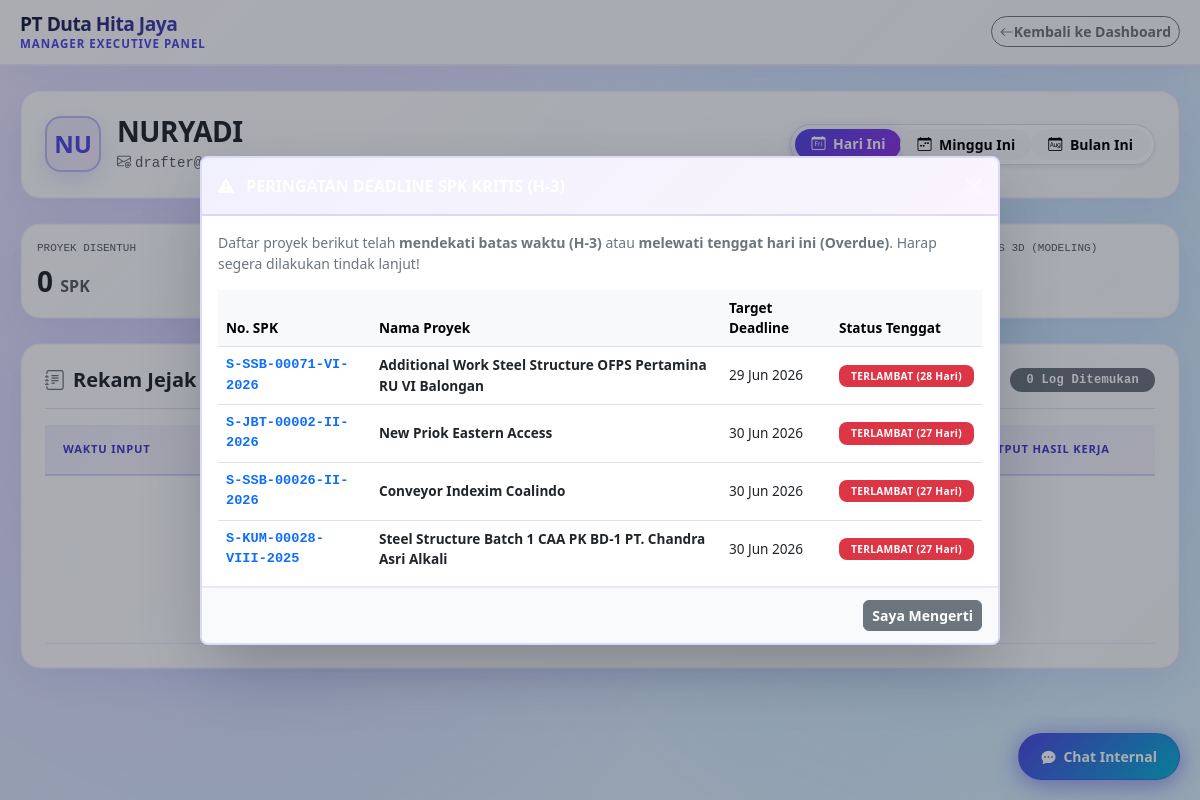
The page /manager/detail_drafter?id=21 (signed in) on the database its author committed.
### tables this page shows
CREATE TABLE `users` (
  `id_user` int(11) NOT NULL,
  `username` varchar(50) NOT NULL,
  `password` varchar(255) NOT NULL,
  `nama_lengkap` varchar(100) NOT NULL,
  `role` enum('admin','drafter','manager') NOT NULL,
  `status_akun` enum('Pending','Approved') NOT NULL DEFAULT 'Pending',
  `last_active` datetime DEFAULT NULL
);

CREATE TABLE `spk` (
  `id_spk` int(11) NOT NULL,
  `no_spk` varchar(50) NOT NULL,
  `nama_proyek` varchar(150) NOT NULL,
  `nama_client` varchar(150) DEFAULT NULL,
  `deskripsi_tugas` text NOT NULL,
  `tingkat_urgensi` enum('Normal','High','Urgent') NOT NULL DEFAULT 'Normal',
  `total_tonase` decimal(15,2) NOT NULL DEFAULT 0.00,
  `deadline` datetime DEFAULT NULL,
  `status` enum('Pending','On Progress','Paused','Completed') NOT NULL DEFAULT 'Pending',
  `tgl_input` datetime NOT NULL DEFAULT current_timestamp(),
  `tgl_mulai` datetime DEFAULT NULL,
  `tgl_selesai` datetime DEFAULT NULL,
  `id_admin` int(11) NOT NULL,
  `id_drafter` int(11) DEFAULT NULL,
  `link_drive` text DEFAULT NULL
);

### chat_and_alert_component.php (the view, shortened to what this page needs)
<?php
$where_kritis = "WHERE spk.status IN ('Pending', 'On Progress', 'Paused')
                 AND DATEDIFF(spk.deadline, CURDATE()) <= 3";
$query_alert = "SELECT spk.id_spk, spk.no_spk, spk.nama_proyek, spk.deadline, spk.status, spk.tingkat_urgensi,
                       DATEDIFF(spk.deadline, CURDATE()) AS sisa_hari
                FROM spk $where_kritis ORDER BY sisa_hari ASC";
$list_alert = $conn->query($query_alert);
$total_kritis = $list_alert ? $list_alert->num_rows : 0;
?>
<?php if ($total_kritis > 0) : ?>
<div class="modal fade" id="modalDeadlineAlert" data-bs-backdrop="static" tabindex="-1" aria-hidden="true">
    <div class="modal-dialog modal-dialog-centered modal-lg">
        <div class="modal-content border-0 shadow-lg">
            <div class="modal-header bg-danger text-white">
                <h5 class="modal-title fw-bold fs-6">
                    <i class="bi bi-exclamation-triangle-fill me-2"></i> PERINGATAN DEADLINE SPK KRITIS (H-3)
                </h5>
                <button type="button" class="btn-close btn-close-white" data-bs-dismiss="modal" aria-label="Close"></button>
            </div>
            <div class="modal-body p-3">
                <p class="text-secondary small mb-3">
                    Daftar proyek berikut telah <strong>mendekati batas waktu (H-3)</strong> atau <strong>melewati tenggat hari ini (Overdue)</strong>. Harap segera dilakukan tindak lanjut!
                </p>
                <div class="table-responsive" style="max-height: 280px;">
                    <table class="table table-hover align-middle mb-0" style="font-size: 0.85rem;">
                        <thead class="table-light">
                            <tr>
                                <th>No. SPK</th>
                                <th>Nama Proyek</th>
                                <th>Target Deadline</th>
                                <th>Status Tenggat</th>
                            </tr>
                        </thead>
                        <tbody>
                            <?php while ($row_alert = $list_alert->fetch_assoc()) :
                                $sisa = (int)$row_alert['sisa_hari'];
                                if ($sisa < 0) {
                                    $status_lbl = "<span class='badge bg-danger'>TERLAMBAT (" . abs($sisa) . " Hari)</span>";
                                } elseif ($sisa == 0) {
                                    $status_lbl = "<span class='badge bg-danger text-white fw-bold'>HARI INI DEADLINE!</span>";
                                } else {
                                    $status_lbl = "<span class='badge bg-warning text-dark'>Sisa $sisa Hari</span>";
                                }
                                $detail_link = "detail_spk?id=";
                            ?>
                                <tr>
                                    <td class="font-monospace fw-bold text-primary">
                                        <a href="<?= $detail_link . $row_alert['id_spk']; ?>" class="text-decoration-none"><?= $row_alert['no_spk']; ?></a>
                                    </td>
                                    <td class="fw-semibold text-dark"><?= htmlspecialchars($row_alert['nama_proyek']); ?></td>
                                    <td><?= date('d M Y', strtotime($row_alert['deadline'])); ?></td>
                                    <td><?= $status_lbl; ?></td>
                                </tr>
                            <?php endwhile; ?>
                        </tbody>
                    </table>
                </div>
            </div>
            <div class="modal-footer bg-light py-2">
                <button type="button" class="btn btn-secondary btn-sm rounded-2 fw-semibold" data-bs-dismiss="modal">Saya Mengerti</button>
            </div>
        </div>
    </div>
</div>
<?php endif; ?>
<button class="chat-dock-trigger" id="btnOpenChat">
    <i class="bi bi-chat-dots-fill"></i>
    <span>Chat Internal</span>
</button>

### manager/detail_drafter.php (shortened to what this page needs)
<?php
require '../config.php';
$id_drafter = isset($_GET['id']) ? intval($_GET['id']) : 0;
$filter = isset($_GET['filter']) ? $_GET['filter'] : 'daily';
$query_user = $conn->query("SELECT * FROM users WHERE id_user = $id_drafter AND role = 'drafter'");
$drafter_info = $query_user->fetch_assoc();
$where_waktu = "";
$label_periode = "";
if ($filter === 'daily') {
    $where_waktu = " AND DATE(p.tgl_update) = CURDATE() ";
    $label_periode = "HARI INI (DAILY)";
} elseif ($filter === 'weekly') {
    $where_waktu = " AND YEARWEEK(p.tgl_update, 1) = YEARWEEK(CURDATE(), 1) ";
    $label_periode = "MINGGU INI (WEEKLY)";
} elseif ($filter === 'monthly') {
    $where_waktu = " AND MONTH(p.tgl_update) = MONTH(CURDATE()) AND YEAR(p.tgl_update) = YEAR(CURDATE()) ";
    $label_periode = "BULAN INI (MONTHLY)";
}
$query_log = "SELECT p.*, s.no_spk, s.nama_proyek, s.nama_client
              FROM spk_progres p
              JOIN spk s ON p.id_spk = s.id_spk
              WHERE p.id_user = $id_drafter $where_waktu
              ORDER BY p.tgl_update DESC";
$list_logs = $conn->query($query_log);
$stats_drafter = $conn->query("SELECT
    COUNT(DISTINCT p.id_spk) AS total_spk_disentuh,
    COALESCE(SUM(p.tonase_diambil), 0) AS total_tonase_diselesaikan,
    COALESCE(SUM(p.progres_ga), 0) AS total_cicilan_ga,
    COALESCE(SUM(p.progres_modeling), 0) AS total_cicilan_model
    FROM spk_progres p
    WHERE p.id_user = $id_drafter $where_waktu")->fetch_assoc();
?>
<!DOCTYPE html>
<html lang="id">
<head>
    <link href="../bootstrap.min.css" rel="stylesheet">
    <link href="../bootstrap-icons.min.css" rel="stylesheet">
</head>
<body>
<nav class="navbar navbar-expand-lg navbar-glass sticky-top shadow-sm mb-4">
    <div class="container-responsive d-flex justify-content-between align-items-center">
        <a class="navbar-brand p-0" href="dashboard">
            <div class="company-info-steel">
                <div class="company-name-steel">PT Duta Hita Jaya</div>
                <div class="company-division-steel">MANAGER EXECUTIVE PANEL</div>
            </div>
        </a>
        <a class="btn btn-outline-secondary btn-sm rounded-pill px-3.5 fw-semibold d-inline-flex align-items-center" href="dashboard">
            <i class="bi bi-arrow-left me-1.5"></i> <span>Kembali ke Dashboard</span>
        </a>
    </div>
</nav>
<div class="container-responsive my-4">
    <div class="glass-card p-4 mb-4">
        <div class="d-flex align-items-center justify-content-between flex-wrap gap-3">
            <div class="d-flex align-items-center gap-3">
                <div class="icon-glow-container icon-glow-blue fs-4 fw-bold">
                    <?= substr($drafter_info['nama_lengkap'], 0, 2); ?>
                </div>
                <div>
                    <h3 class="fw-bold text-dark m-0" style="letter-spacing: -0.5px;"><?= htmlspecialchars($drafter_info['nama_lengkap']); ?></h3>
                    <span class="text-muted small font-monospace"><i class="bi bi-envelope-at me-1"></i><?= htmlspecialchars($drafter_info['username_email'] ?? 'drafter@dutahitajaya.co.id'); ?></span>
                </div>
            </div>
            <div class="btn-group btn-group-sm rounded-pill shadow-sm border bg-white p-1" role="group">
                <a href="?id=<?= $id_drafter; ?>&filter=daily" class="btn rounded-pill px-3 fw-semibold <?= ($filter === 'daily') ? 'btn-primary' : 'btn-light'; ?>"><i class="bi bi-calendar-day me-1"></i> Hari Ini</a>
                <a href="?id=<?= $id_drafter; ?>&filter=weekly" class="btn rounded-pill px-3 fw-semibold <?= ($filter === 'weekly') ? 'btn-primary' : 'btn-light'; ?>"><i class="bi bi-calendar-week me-1"></i> Minggu Ini</a>
                <a href="?id=<?= $id_drafter; ?>&filter=monthly" class="btn rounded-pill px-3 fw-semibold <?= ($filter === 'monthly') ? 'btn-primary' : 'btn-light'; ?>"><i class="bi bi-calendar-month me-1"></i> Bulan Ini</a>
            </div>
        </div>
    </div>
    <div class="row g-3 mb-4">
        <div class="col-md-3 col-sm-6 col-12">
            <div class="card-stat-glass p-3 border-start border-info border-4">
                <div class="text-muted font-monospace small" style="font-size:11px;">PROYEK DISENTUH</div>
                <div class="fs-3 fw-bold text-dark mt-1"><?= $stats_drafter['total_spk_disentuh']; ?> <span class="text-muted small fs-6">SPK</span></div>
            </div>
        </div>
        <div class="col-md-3 col-sm-6 col-12">
            <div class="card-stat-glass p-3 border-start border-success border-4">
                <div class="text-muted font-monospace small" style="font-size:11px;">VOLUME DIKELUARKAN (SHOP)</div>
                <div class="fs-3 fw-bold text-success mt-1"><?= number_format($stats_drafter['total_tonase_diselesaikan'], 2, ',', '.'); ?> <span class="fs-6 text-muted fw-normal">Kg</span></div>
            </div>
        </div>
        <div class="col-md-3 col-sm-6 col-12">
            <div class="card-stat-glass p-3 border-start border-teal border-4" style="border-color:#14b8a6 !important;">
                <div class="text-muted font-monospace small" style="font-size:11px;">TOTAL PROGRES LAYOUT (GA)</div>
                <div class="fs-3 fw-bold mt-1" style="color:#0f766e;"><?= $stats_drafter['total_cicilan_ga']; ?> <span class="fs-6 text-muted fw-normal">%</span></div>
            </div>
        </div>
        <div class="col-md-3 col-sm-6 col-12">
            <div class="card-stat-glass p-3 border-start border-primary border-4">
                <div class="text-muted font-monospace small" style="font-size:11px;">TOTAL PROGRES 3D (MODELING)</div>
                <div class="fs-3 fw-bold text-primary mt-1"><?= $stats_drafter['total_cicilan_model']; ?> <span class="fs-6 text-muted fw-normal">%</span></div>
            </div>
        </div>
    </div>
    <div class="glass-card p-4">
        <div class="d-flex justify-content-between align-items-center border-bottom pb-3 mb-3 flex-wrap gap-2">
            <h5 class="fw-bold text-dark m-0 d-flex align-items-center">
                <i class="bi bi-journal-text text-secondary me-2"></i> Rekam Jejak Aktivitas Kerja Periode: <span class="text-primary font-monospace ms-2"><?= $label_periode; ?></span>
            </h5>
            <span class="badge bg-secondary font-monospace rounded-pill px-3 py-1.5"><?= $list_logs->num_rows; ?> Log Ditemukan</span>
        </div>
        <div class="table-responsive">
            <table class="table table-glass align-middle mb-0">
                <thead>
                    <tr>
                        <th style="width:15%;">Waktu Input</th>
                        <th style="width:15%;">No. SPK</th>
                        <th style="width:25%;">Nama Proyek &amp; Client</th>
                        <th style="width:25%;">Keterangan Aktivitas Gambar</th>
                        <th class="text-center" style="width:20%;">Output Hasil Kerja</th>
                    </tr>
                </thead>
                <tbody>
                    <?php if ($list_logs->num_rows > 0) : ?>
                        <?php while ($log = $list_logs->fetch_assoc()) :
                            $clean_log_drafter_ket = str_replace(["\r\n", "\r", "\n"], " ", $log['keterangan_kerja']);
                        ?>
                            <tr>
                                <td class="text-secondary small fw-medium"><?= date('d M Y H:i', strtotime($log['tgl_update'])); ?> WIB</td>
                                <td><span class="font-monospace-custom text-dark"><?= $log['no_spk']; ?></span></td>
                                <td>
                                    <div class="fw-bold text-dark mb-0"><?= htmlspecialchars($log['nama_proyek']); ?></div>
                                    <small class="text-muted"><i class="bi bi-building me-1"></i><?= htmlspecialchars($log['nama_client'] ?? '-'); ?></small>
                                </td>
                                <td>
                                    <span class="text-dark d-block fw-medium text-wrap-custom"><?= htmlspecialchars($clean_log_drafter_ket ?? 'Tidak ada deskripsi aktivitas harian.'); ?></span>
                                </td>
                                <td>
                                    <div class="d-flex flex-column gap-1 align-items-md-start">
                                        <?php if ((float)$log['tonase_diambil'] > 0) : ?>
                                            <span class="badge bg-success border border-success-subtle px-2.5 py-1 rounded-2" style="font-size:11px;">Shop Drw: +<?= number_format($log['tonase_diambil'], 2, ',', '.'); ?> Kg</span>
                                        <?php endif; ?>
                                        <?php if ((int)$log['progres_ga'] > 0) : ?>
                                            <span class="badge px-2.5 py-1 border rounded-2" style="border-color:#99f6e4 !important; background-color:#f0fdfa !important; color:#0f766e !important; font-size:11px;">GA Layout: +<?= $log['progres_ga']; ?>%</span>
                                        <?php endif; ?>
                                        <?php if ((int)$log['progres_modeling'] > 0) : ?>
                                            <span class="badge bg-primary-subtle text-primary border border-primary-subtle px-2.5 py-1 rounded-2" style="font-size:11px;">Modeling 3D: +<?= $log['progres_modeling']; ?>%</span>
                                        <?php endif; ?>
                                        <?php if ((float)$log['tonase_diambil'] == 0 && (int)$log['progres_ga'] == 0 && (int)$log['progres_modeling'] == 0) : ?>
                                            <span class="text-muted small font-monospace">Hanya Update Catatan</span>
                                        <?php endif; ?>
                                    </div>
                                </td>
                            </tr>
                        <?php endwhile; ?>
                    <?php else : ?>
                        <tr>
                            <td colspan="5" class="text-center text-muted small py-5">
                            </td>
                        </tr>
                    <?php endif; ?>
                </tbody>
            </table>
        </div>
    </div>
</div>
<?php include '../chat_and_alert_component.php'; ?>
</body>
</html>

### chat_and_alert_component.php (style rules this page uses)
.chat-dock-trigger { position: fixed; bottom: 20px; right: 20px; z-index: 1040; background: linear-gradient(135deg, #4F46E5 0%, #06B6D4 100%); color: #fff; border: 1.5px solid rgba(79, 70, 229, 0.4); border-radius: 50px; padding: 12px 22px; box-shadow: 0 6px 24px rgba(79, 70, 229, 0.4), 0 0 20px rgba(79, 70, 229, 0.2); font-weight: 600; font-size: 0.875rem; cursor: pointer; transition: all 0.3s cubic-bezier(0.4, 0, 0.2, 1); display: flex; align-items: center; gap: 8px; }

### rows shown on the page
users: nama_lengkap "NU", nama_lengkap "NURYADI"
spk: no_spk "S-SSB-00071-VI-2026", nama_proyek "Additional Work Steel Structure OFPS Pertamina RU VI Balongan", deadline "29 Jun 2026", sisa "28"
spk: no_spk "S-JBT-00002-II-2026", nama_proyek "New Priok Eastern Access", deadline "30 Jun 2026", sisa "27"
spk: no_spk "S-SSB-00026-II-2026", nama_proyek "Conveyor Indexim Coalindo", deadline "30 Jun 2026", sisa "27"
spk: no_spk "S-KUM-00028-VIII-2025", nama_proyek "Steel Structure Batch 1 CAA PK BD-1 PT. Chandra Asri Alkali", deadline "30 Jun 2026", sisa "27"

### other values the page prints
$stats_drafter['total_spk_disentuh'] "0"
$list_logs->num_rows "0"
